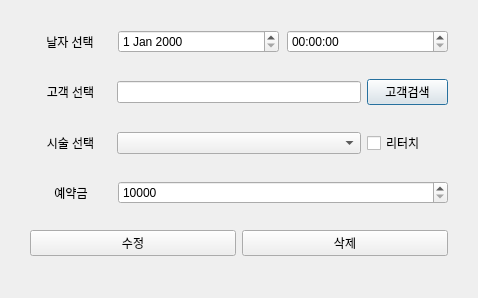
<?xml version="1.0" encoding="UTF-8"?>
<ui version="4.0">
 <class>ReservationDetail</class>
 <widget class="QDialog" name="ReservationDetail">
  <property name="geometry">
   <rect>
    <x>0</x>
    <y>0</y>
    <width>478</width>
    <height>298</height>
   </rect>
  </property>
  <property name="windowTitle">
   <string>Dialog</string>
  </property>
  <widget class="QWidget" name="verticalLayoutWidget">
   <property name="geometry">
    <rect>
     <x>30</x>
     <y>10</y>
     <width>418</width>
     <height>271</height>
    </rect>
   </property>
   <layout class="QVBoxLayout" name="verticalLayout">
    <item>
     <layout class="QHBoxLayout" name="horizontalLayout_2" stretch="1,2,2">
      <property name="spacing">
       <number>8</number>
      </property>
      <property name="leftMargin">
       <number>0</number>
      </property>
      <item>
       <widget class="QLabel" name="label_5">
        <property name="baseSize">
         <size>
          <width>200</width>
          <height>50</height>
         </size>
        </property>
        <property name="text">
         <string>날자 선택</string>
        </property>
        <property name="alignment">
         <set>Qt::AlignmentFlag::AlignCenter</set>
        </property>
       </widget>
      </item>
      <item>
       <widget class="QDateEdit" name="dateEdit">
        <property name="readOnly">
         <bool>false</bool>
        </property>
       </widget>
      </item>
      <item>
       <widget class="QTimeEdit" name="timeEdit">
        <property name="readOnly">
         <bool>false</bool>
        </property>
       </widget>
      </item>
     </layout>
    </item>
    <item>
     <layout class="QHBoxLayout" name="horizontalLayout" stretch="1,3,1">
      <item>
       <widget class="QLabel" name="label_7">
        <property name="text">
         <string>고객 선택</string>
        </property>
        <property name="alignment">
         <set>Qt::AlignmentFlag::AlignCenter</set>
        </property>
       </widget>
      </item>
      <item>
       <widget class="QLineEdit" name="selectedCustomer">
        <property name="readOnly">
         <bool>true</bool>
        </property>
       </widget>
      </item>
      <item>
       <widget class="QPushButton" name="selectCustomer">
        <property name="text">
         <string>고객검색</string>
        </property>
       </widget>
      </item>
     </layout>
    </item>
    <item>
     <layout class="QHBoxLayout" name="horizontalLayout_3" stretch="1,3,1">
      <item>
       <widget class="QLabel" name="label_8">
        <property name="text">
         <string>시술 선택</string>
        </property>
        <property name="alignment">
         <set>Qt::AlignmentFlag::AlignCenter</set>
        </property>
       </widget>
      </item>
      <item>
       <widget class="QComboBox" name="serviceType"/>
      </item>
      <item>
       <widget class="QCheckBox" name="retouch">
        <property name="text">
         <string>리터치</string>
        </property>
       </widget>
      </item>
     </layout>
    </item>
    <item>
     <layout class="QHBoxLayout" name="horizontalLayout_4" stretch="1,4">
      <item>
       <widget class="QLabel" name="label_9">
        <property name="text">
         <string>예약금</string>
        </property>
        <property name="alignment">
         <set>Qt::AlignmentFlag::AlignCenter</set>
        </property>
       </widget>
      </item>
      <item>
       <widget class="QSpinBox" name="deposit">
        <property name="minimum">
         <number>10000</number>
        </property>
        <property name="maximum">
         <number>100000</number>
        </property>
        <property name="singleStep">
         <number>5000</number>
        </property>
       </widget>
      </item>
     </layout>
    </item>
    <item>
     <layout class="QHBoxLayout" name="horizontalLayout_5">
      <item>
       <widget class="QPushButton" name="editBtn">
        <property name="text">
         <string>수정</string>
        </property>
       </widget>
      </item>
      <item>
       <widget class="QPushButton" name="cancelBtn">
        <property name="text">
         <string>삭제</string>
        </property>
       </widget>
      </item>
     </layout>
    </item>
   </layout>
  </widget>
 </widget>
 <resources/>
 <connections/>
</ui>
